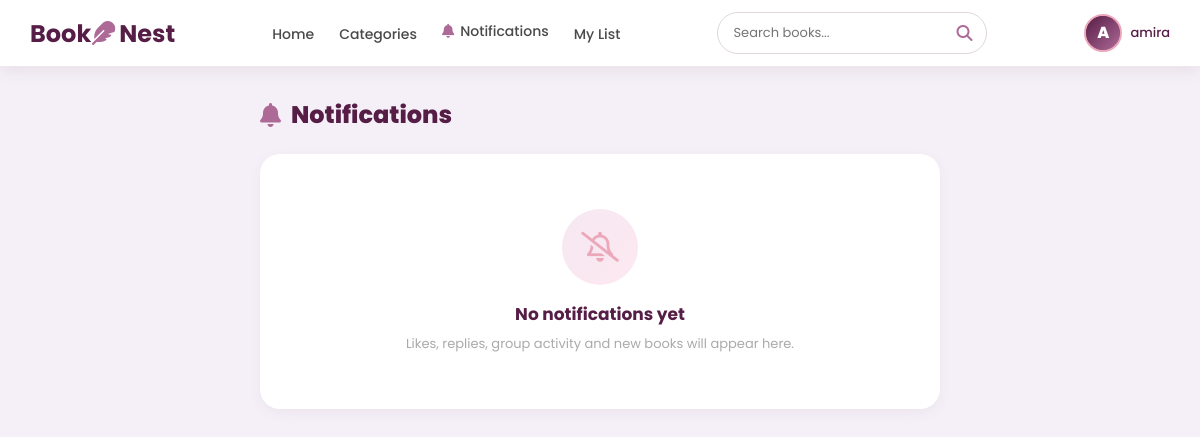
/notifications/ (signed in), run on an earlier commit of the app's database.
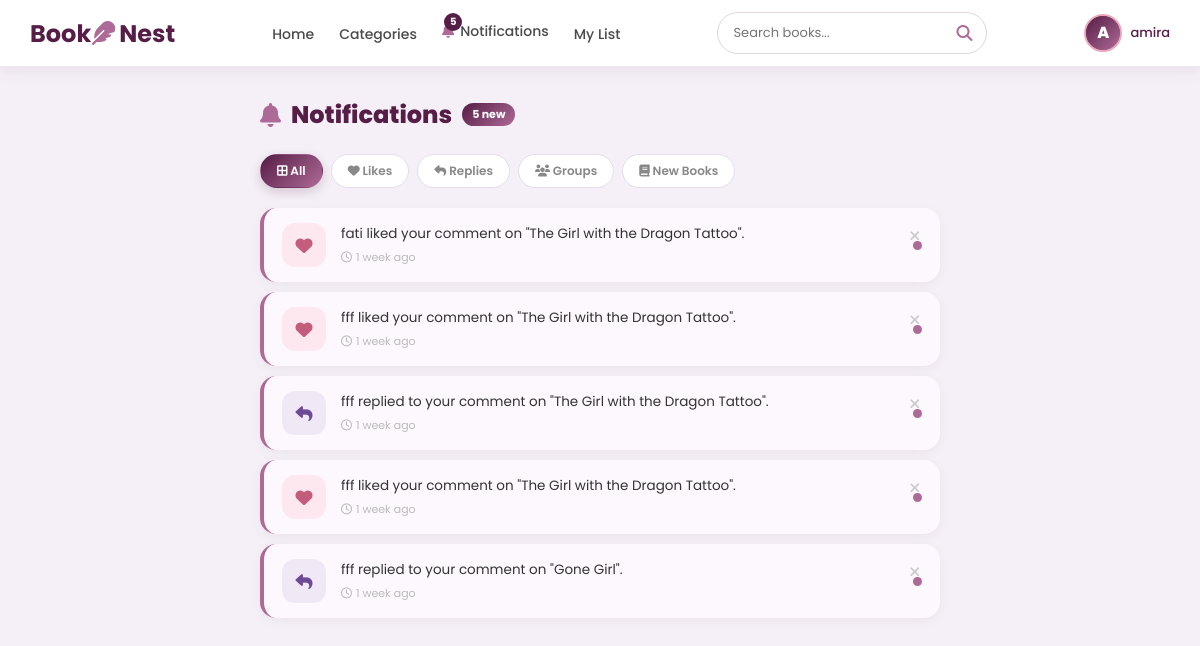
And on a later commit of the database.
### books/models.py (models this page shows, shortened)
class Notification(models.Model):
    TYPE_CHOICES = [
        ('like', 'Like'),
        ('comment', 'Comment'),
        ('reply', 'Reply'),
        ('new_book', 'New Book'),
        ('system', 'System'),
        ('group', 'Group'),
    ]
    user = models.ForeignKey(User, on_delete=models.CASCADE)
    massage = models.CharField(max_length=255)
    date = models.DateTimeField(auto_now_add=True)
    is_read = models.BooleanField(default=False)
    notif_type = models.CharField(
        max_length=20,
        choices=TYPE_CHOICES,
        default='system'
    )
    book = models.ForeignKey(
        Book,
        on_delete=models.CASCADE,
        null=True,
        blank=True
    )
    comment = models.ForeignKey(
        Comment,
        on_delete=models.CASCADE,
        null=True,
        blank=True
    )
    group_type = models.CharField(
        max_length=10,
        null=True,
        blank=True
    )
    url = models.CharField(max_length=255, blank=True, null=True)
    date = models.DateTimeField(auto_now_add=True)
    is_read = models.BooleanField(default=False)
    notif_type = models.CharField(
        max_length=20,
        choices=TYPE_CHOICES,
        default='system'
    )

### books/views.py (the view)
# urls.py: path('notifications/',                           views.notifications_view,      name='notifications'),
@login_required
def notifications_view(request):
    notifications = Notification.objects.filter(user=request.user).order_by('-date')
    unread_count  = notifications.filter(is_read=False).count()
    return render(request, 'notifications.html', {
        'notifications': notifications,
        'unread_count': unread_count,
    })

### books/context_processors.py (called while the page is built)
def notifications_count(request):
    if request.user.is_authenticated:
        count = Notification.objects.filter(
            user=request.user,
            is_read=False
        ).count()
        return {'unread_notifications_count': count}
    return {'unread_notifications_count': 0}

### templates/notifications.html (shortened to what this page needs)
 {% load static %}
<!DOCTYPE html>
<html lang="en">
<head>
    <link rel="stylesheet" href="https://cdnjs.cloudflare.com/ajax/libs/font-awesome/6.5.0/css/all.min.css">
</head>
<body>
{% include 'header.html' %}
<main class="main">
    <div class="page-head">
        <h1>
            <i class="fa-solid fa-bell"></i> Notifications
            {% if unread_count %}<span class="badge">{{ unread_count }} new</span>{% endif %}
        </h1>
    </div>
    {% if notifications %}
    <div class="filter-tabs">
        <div class="tab active" onclick="filterNotifs('all',this)"><i class="fa-solid fa-border-all"></i> All</div>
        <div class="tab" onclick="filterNotifs('like',this)"><i class="fa-solid fa-heart"></i> Likes</div>
        <div class="tab" onclick="filterNotifs('reply',this)"><i class="fa-solid fa-reply"></i> Replies</div>
        <div class="tab" onclick="filterNotifs('group',this)"><i class="fa-solid fa-users"></i> Groups</div>
        <div class="tab" onclick="filterNotifs('new_book',this)"><i class="fa-solid fa-book"></i> New Books</div>
    </div>
    <div class="notif-list" id="notifList">
        {% for notif in notifications %}
        <div class="notif-wrapper" data-type="{{ notif.notif_type|default:'system' }}">
            <div class="notif-item {% if not notif.is_read %}unread{% endif %}"
                 id="notif-{{ notif.id }}"
                 onclick="goToNotif('{{ notif.id }}', '{% if notif.url %}{{ notif.url }}{% endif %}')">
                <div class="notif-icon icon-{{ notif.notif_type|default:'system' }}">
                    {% if notif.notif_type == 'like' %}
                        <i class="fa-solid fa-heart"></i>
                    {% elif notif.notif_type == 'reply' %}
                        <i class="fa-solid fa-reply"></i>
                    {% elif notif.notif_type == 'group' %}
                        <i class="fa-solid fa-users"></i>
                    {% elif notif.notif_type == 'new_book' %}
                        <i class="fa-solid fa-book"></i>
                    {% else %}
                        <i class="fa-solid fa-bell"></i>
                    {% endif %}
                </div>
                <div class="notif-body">
                    <div class="notif-text">{{ notif.massage }}</div>
                    <div class="notif-time">
                        <i class="fa-regular fa-clock"></i>
                        {{ notif.date|timesince }} ago
                    </div>
                </div>
                {% if not notif.is_read %}
                    <div class="unread-dot"></div>
                {% endif %}
            </div>
            <button class="notif-delete" onclick="deleteNotif('{{ notif.id }}')">
                <i class="fa-solid fa-xmark"></i>
            </button>
        </div>
        {% endfor %}
    </div>
    {% else %}
    <div class="empty">
        <div class="empty-ring"><i class="fa-regular fa-bell-slash"></i></div>
        <h3>No notifications yet</h3>
        <p>Likes, replies, group activity and new books will appear here.</p>
    </div>
    {% endif %}
</main>
</body>
</html>

### templates/header.html (shortened to what this page needs)
{% load static %}
<div class="navbar">
    <link rel="stylesheet" href="https://cdnjs.cloudflare.com/ajax/libs/font-awesome/6.5.0/css/all.min.css">
    <div class="logo">
        <a href="/">Book<i class="fa-solid fa-feather"></i>Nest</a>
    </div>
    <ul class="nav-links">
        <li><a href="/">Home</a></li>
        <li><a href="/categories/">Categories</a></li>
        {% if user.is_authenticated %}
        <li>
            <a href="/notifications/" class="notif-link">
                <span style="position:relative; display:inline-block;">
                    {% if unread_notifications_count > 0 %}
                       <i class="fa-solid fa-bell" style="color:var(--mid);"></i>
                       <span class="notif-badge">{{ unread_notifications_count }}</span>
                    {% else %}
                      <i class="fa-solid fa-bell"></i>
                    {% endif %}
                 </span>
                  Notifications
            </a>
 </li>
       <li><a href="/my-list/">My List</a></li>
      {% endif %}
 </ul>
    <div class="search-box">
        <i class="fa-solid fa-magnifying-glass"></i>
        <input type="text" id="searchInput" placeholder="Search books...">
    </div>
    {% if user.is_authenticated %}
    <div class="user-section-header" onclick="location.href='/profile/'">
        <div class="user-avatar-header">
          {% if user.profile.image and user.profile.image.url != '/media/default.png' %}
           <img src="{{ user.profile.image.url }}" alt="{{ user.username }}">
          {% else %}
           <div class="avatar-placeholder">
            {{ user.username|first|upper }}
           </div>
         {% endif %}
        </div>
        <span class="username-header">{{ user.username }}</span>
    </div>
    {% else %}
    <div class="auth-buttons">
        <a href="{% url 'login' %}" class="login-btn-header">Login</a>
        <a href="{% url 'signup' %}" class="signup-btn">Sign Up</a>
    </div>
    {% endif %}
</div>

What changed in the data, as far as the page shows it:
added Notification: notif_type "like" (drawn), massage "fati liked your comment on \"The Girl with the Dragon Tattoo\".", date "1 week", is_read False (drawn)
added Notification: notif_type "like" (drawn), massage "fff liked your comment on \"The Girl with the Dragon Tattoo\".", date "1 week", is_read False (drawn)
added Notification: notif_type "reply" (drawn), massage "fff replied to your comment on \"The Girl with the Dragon Tattoo\".", date "1 week", is_read False (drawn)
added Notification: notif_type "like" (drawn), massage "fff liked your comment on \"The Girl with the Dragon Tattoo\".", date "1 week", is_read False (drawn)
added Notification: notif_type "reply" (drawn), massage "fff replied to your comment on \"Gone Girl\".", date "1 week", is_read False (drawn)
Also different on the page:
{{ unread_notifications_count }}: (not shown) → "5"
{{ unread_count }}: (not shown) → "5"
text no longer shown: "No notifications yet Likes, replies, group activity and new books will appear here."
text now shown: "new All Likes Replies Groups New Books"
